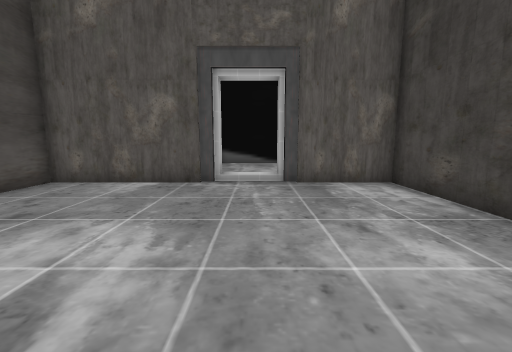
[1] (above)

14 first-person views from a walk through a Unity game level. The camera is 1.3 m above the floor, tilts 8° down and sees 90° across. The floor is counted in squares, 1 m on a side. Each view is taken from the middle of a square. On the plan, view 1 faces up. The plan holds only what a view shows up to about 13 squares ahead; the rest is blank. The place goes on beyond the plan. The player is left out. Door leaves are left out, so doorways stand open. Some surface patterns are stand-ins.

[2]
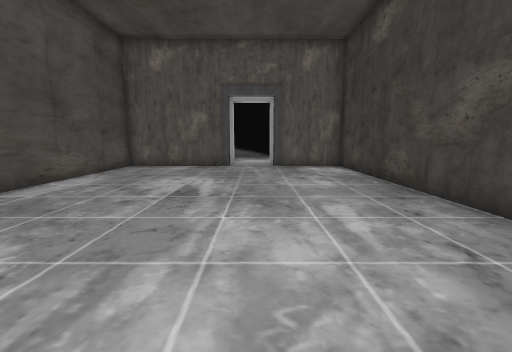

[3]
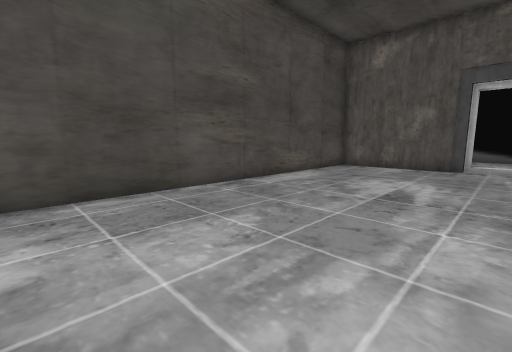

[4]
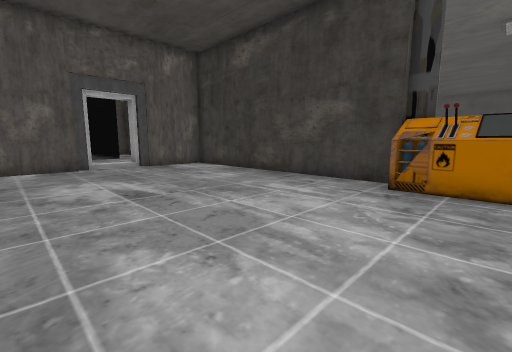

[5]
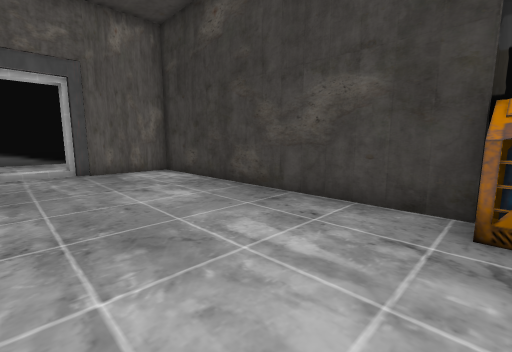

[6]
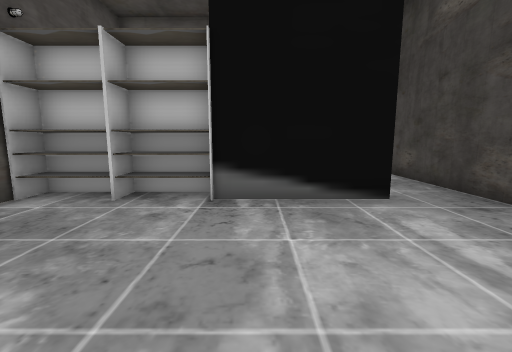

[7]
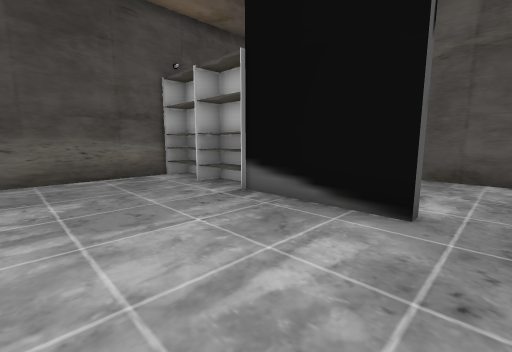

[8]
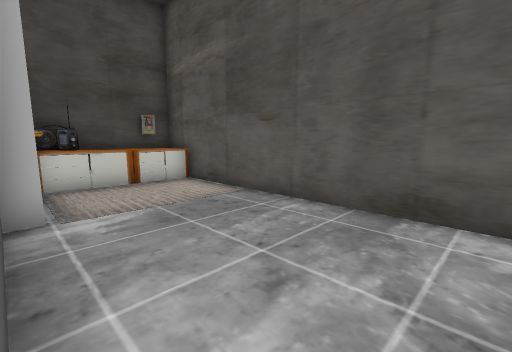

[9]
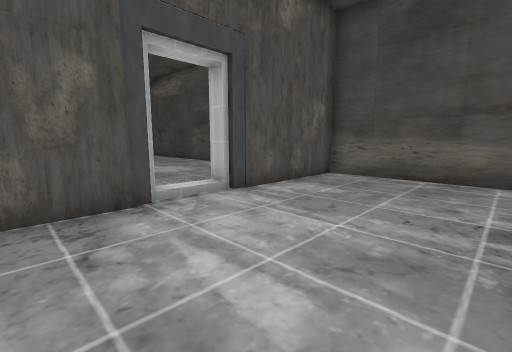

[10]
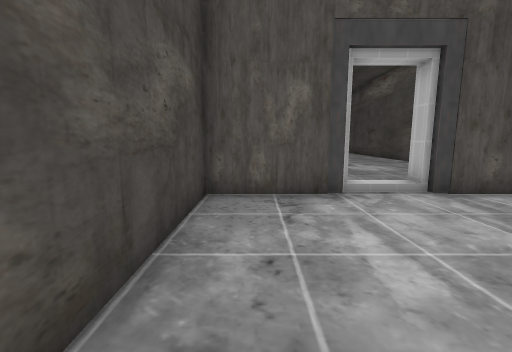

[11]
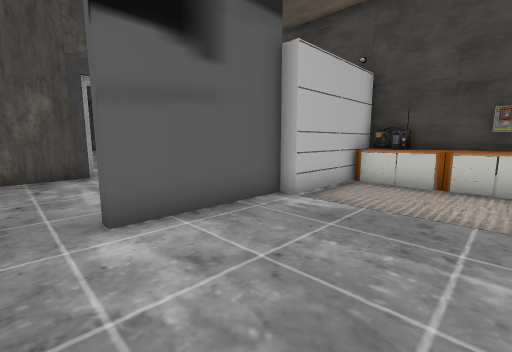

[12]
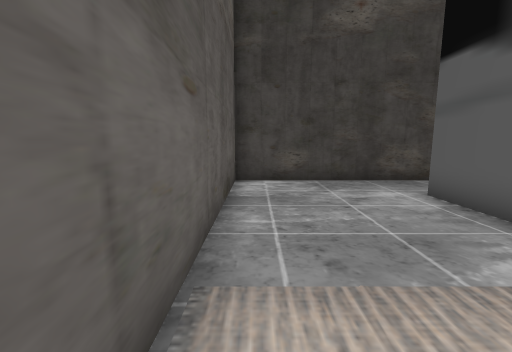

[13]
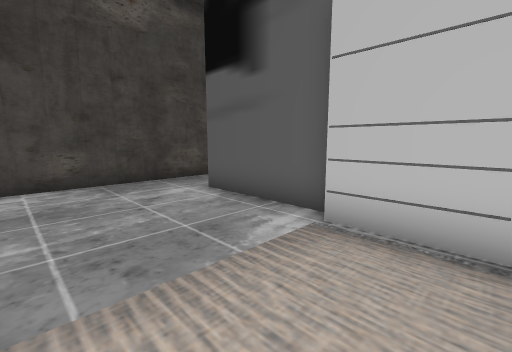

[14]
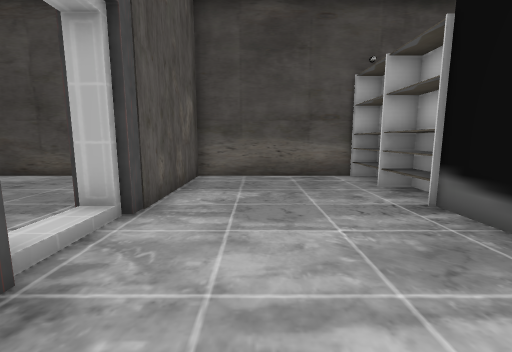

### Floor plan
Key: @ floor where view 1 was taken; # wall or solid block; . floor; D open door; O other object.
Columns run from 6 left of view 1 to 4 right of it. Each row starts with its distance up from view 1.
 20 ###########
 19 OO. ......#
 18 OO  ......#
 17 OO  ......#
 16 OO........#
 15 OOOOOOOOO.#
 14 #.........#
 13 #.........#
 12 #.........#
 11 #.........#
 10 #.........#
  9 #####..####
  8 #####DD####
  7 #.........#
  6 #.........#
  5 #.........#
  4 #.........#
  3 #.........#
  2 #.........#
  1 #.........#
  0 #.....@...#
 -1 #.........#
 -2 #.........#
 -3 #........OO
 -4 #........OO
 -5 #........OO

Where each view was taken, in squares from view 1:
view 1: 0 up, 0 right, facing up
view 2: 5 down, 0 right, facing up
view 3: 5 down, 0 right, facing up-left
view 4: 5 down, 4 left, facing up-right
view 5: 3 down, 1 left, facing up-right
view 6: 9 up, 1 left, facing up
view 7: 10 up, 3 right, facing up-left
view 8: 15 up, 3 right, facing up-left
view 9: 14 up, 3 right, facing down-left
view 10: 15 up, 3 right, facing down
view 11: 19 up, 3 right, facing down-left
view 12: 19 up, 4 left, facing right
view 13: 19 up, 4 left, facing down-right
view 14: 11 up, 3 right, facing left
